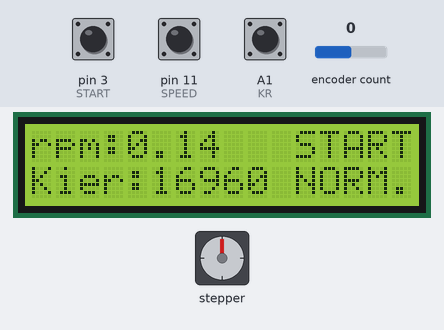
Recording of a sketch running on a simulated Arduino Uno, built with avr-gcc and run on an emulated ATmega328P. Parts: stepper motor, 16×2 character LCD. Wiring (inferred from the names in the program): stepper motor driver (200 steps per turn assumed): step pin 9; direction pin 8; enable pin 10. Inputs (shaded band) come from the test bench; at power-on: pin 3 (START) HIGH, pin 11 (SPEED) HIGH, A1 (KR) HIGH, encoder count 0.

Above: at 1.2 s.
1.3 s: pin 3 (START) pulled LOW for 1 s
At 1.45 s:
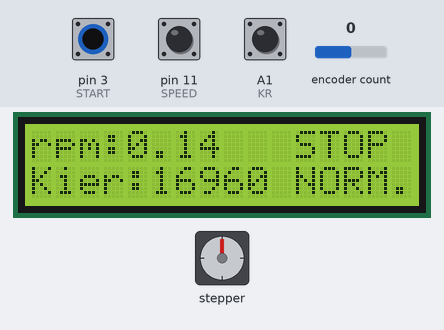
3.8 s: pin 11 (SPEED) pulled LOW for 0.15 s
At 3.87 s:
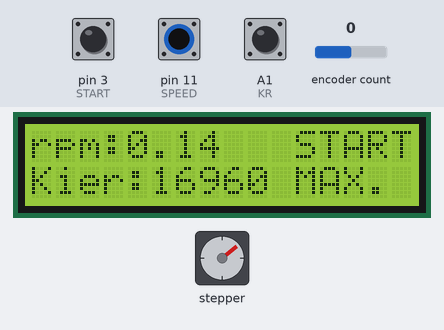
5.4 s: A1 (KR) pulled LOW for 0.15 s
At 6.4 s:
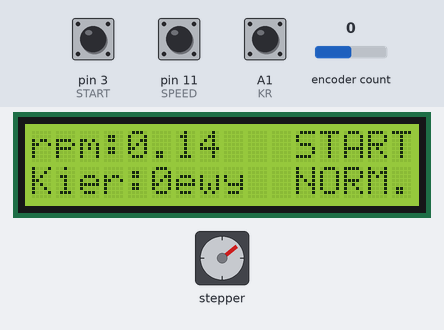
7.0 s: pin 3 (START) pulled LOW for 0.15 s
At 7.07 s:
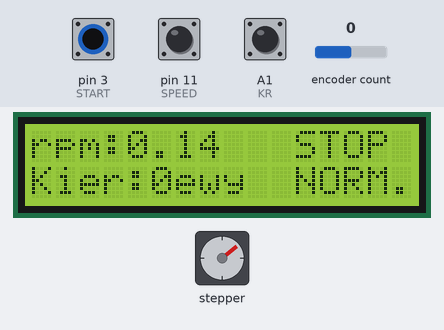
8.6 s: pin 11 (SPEED) pulled LOW for 1 s
At 9.3 s:
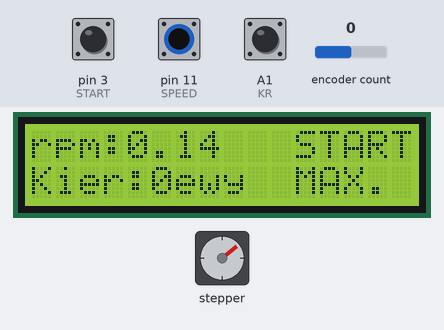
11.1 s: pin 11 (SPEED) pulled LOW for 3.2 s
Timing chart, 0 to 14.1 s (numbered marks = the images above; inputs shaded):
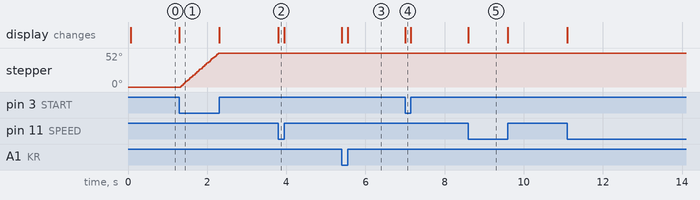

Measured:
- after the input at 1.3 s, stepper: turns 52° clockwise in 0.95 s, starting at once; the display: changes at once (image 1)
- after the input at 3.8 s, the display: changes at once (image 2)
- after the input at 5.4 s, the display: first changes at once (image 3 shows a later state)
- after the input at 7.0 s, the display: changes at once (image 4)
- after the input at 8.6 s, the display: changes at once (image 5)

The sketch:

sterownik_V3.ino
```cpp
// bez wykorzystania delay przeliczony na jeden czas

#include <LiquidCrystal.h>
#include <Encoder.h>

#define KR A1 //definicja pinu kierunku ruchu
#define START 3 //definicja start
#define SPEED 11 //definicja speed
// initializacja LCD
const int rs = 12, en = 13, d4 = 4, d5 = 5, d6 = 6, d7 = 7;
LiquidCrystal lcd(rs, en, d4, d5, d6, d7);

int odczyt, odczytS, x=1, xS; // odczyt z potencjometru

int PUL=9; //definicja pinów pulsu
int DIR=8; //definicja kierunków ruchu
int ENA=10; //definicja zatrzymania wału
// definicja ustawień impulsatora
Encoder myEnc(2, A2);
long oldPosition  = -999;

float vobr=00.00;
int kierunek, kierunekS;
int praca, pracaS;
int spid, spidS;
unsigned long t;
unsigned long ti,ta;
const int minimum=1; //dedinicja minimum szybkości (odwtotność czasu impulsu)
const int maksimum=1000; //dedinicja minimum szybkości (odwtotność czasu impulsu)
const float mnoznik=0.1398; //mnożnik do linearyzacji 0.1473
//const int czulosc=1; //czułość potencjometra
void setup() {
  // set up the LCD's number of columns and rows:
  lcd.begin(16, 2);
  // Print a message to the LCD.
  lcd.print("ElMechPlast");
  //delay(5000);
  lcd.clear();
  lcd.setCursor(0, 0);
  lcd.print("rpm:00.00");
  lcd.setCursor(0, 1);
  lcd.print("Kier:");
  pinMode (PUL, OUTPUT);
  pinMode (DIR, OUTPUT);
  pinMode (ENA, OUTPUT);
  digitalWrite(DIR,HIGH);
  digitalWrite(ENA,HIGH);
  pinMode(KR,INPUT);
  digitalWrite(KR,HIGH);
  pinMode(START,INPUT);
  digitalWrite(START,HIGH);
  pinMode(SPEED,INPUT);
  digitalWrite(SPEED,HIGH);

// odczyty przełączników
  kierunek=digitalRead(KR);
  spid = digitalRead(SPEED);
  praca=digitalRead(START);

// Wyświetlenie START/STOP
  lcd.setCursor(11, 0);
    if (praca)
    {
       digitalWrite(ENA,HIGH);
       lcd.print("START");
    }
    else
    {
      digitalWrite(ENA,LOW);
      lcd.print("STOP ");
    }
//Wyświetlanie kierunku Prawy/Lewy
      lcd.setCursor(5, 1);
      if(kierunek)
      {
        digitalWrite(DIR,HIGH);
        lcd.print("Prawy");
      }
      else
      {
        digitalWrite(DIR,LOW);
        lcd.print("Lewy ");
      }
 //ustalenie prędkości startowej
   odczyt = 1;

   t=((int)(1000000.00000/x));
   vobr=mnoznik*x;
   lcd.setCursor(4, 0);
   lcd.print("      ");
   lcd.setCursor(4, 0);
   lcd.print(vobr);


/*
// Wyświetlenie NORM./MAXI
  //spid = digitalRead(SPEED);
  lcd.setCursor(11, 1);
  lcd.print("INIT. ");
  x=1;
  spidS = digitalRead(SPEED);
//  if (spid==LOW)
//   lcd.print("MAXI. ");
//  else
//    lcd.print("NORM.");


  */
ti=micros();
Serial.begin(9600);
}

void loop() {
// odczyty przełączników
  kierunek=digitalRead(KR);
  spid = digitalRead(SPEED);
  praca=digitalRead(START);
// Praca impulsatora

long newPosition = myEnc.read();
  if (newPosition != oldPosition) {
    oldPosition = newPosition;
  odczyt = newPosition;
  //odczyt=1000;
  }

// Generowanie i wyświetlanie prędkości oraz odczyt potencjometru
  if((spid!=spidS) || (odczyt!=odczytS))
  {
    lcd.setCursor(11, 1);
    if (spid==LOW)
    {
      lcd.print("MAX. ");
      x=maksimum;
    }
    else
    {
      lcd.print("NORM.");
      x=odczyt;
     // x=map(odczyt,0,1023,minimum,maksimum);
    }
    spidS=spid;
    odczytS=odczyt;
  }
// Włączanie i wyświetlanie pracy silnika

  if (pracaS!=praca)
  {
    lcd.setCursor(11, 0);
    if (praca)
    {
       digitalWrite(ENA,HIGH);
       lcd.print("START");
    }
    else
    {
      digitalWrite(ENA,LOW);
      lcd.print("STOP ");
    }
    pracaS=praca;
  }

// Obliczanie i wyświetlanie predkości obrotowej
  if (x!=xS)
  {
      t=((unsigned long)(1000000.00000/x));
    vobr=mnoznik*x;
//    lcd.setCursor(4, 0);
//    lcd.print("      ");
//    lcd.clear();
//    lcd.setCursor(4, 0);
//    lcd.print(x);
//    //próbne wyświetlane
//    lcd.setCursor(5, 1);
//    lcd.print(t);

    xS=x;
  }

 // Generowanie i wyświetlanie kierunku ruchu
  if (kierunek!=kierunekS)
  {
      lcd.setCursor(5, 1);
      if(kierunek)
      {
        digitalWrite(DIR,HIGH);
        lcd.print(t);
      }
      else
      {
        digitalWrite(DIR,LOW);
        lcd.print("Lewy ");
      }
      kierunekS=kierunek;
  }


// realizacja ruchu
      ta=micros();
      if (ta<=ti+t)
        digitalWrite(PUL,HIGH);
       else if((ta>ti+t)&&(ta<=ti+2*t))
        digitalWrite(PUL,LOW);
       else
         ti=micros();
       //Serial.println(ti);

}
```
